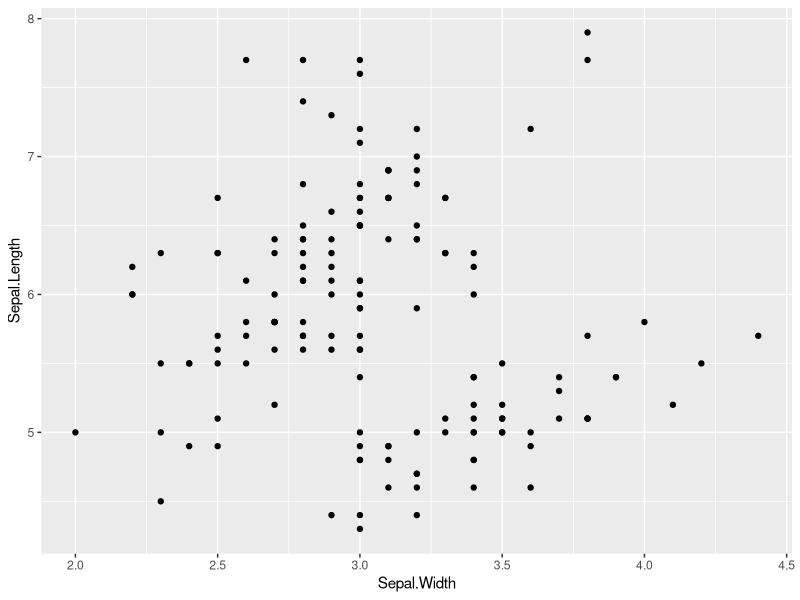
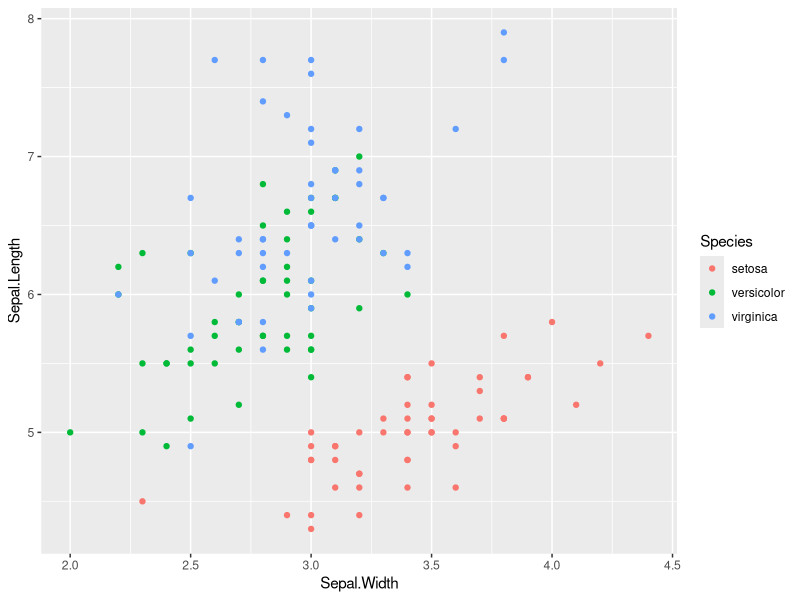

The R source for these figures, in order:
## ---- chunk 1
knitr::opts_chunk$set(echo = TRUE)
library(ggplot2)
## ---- chunk 2
ggplot(iris, aes(Sepal.Width, Sepal.Length)) + geom_point()
## ---- chunk 3
ggplot(iris, aes(Sepal.Width, Sepal.Length, color = Species)) + geom_point()
